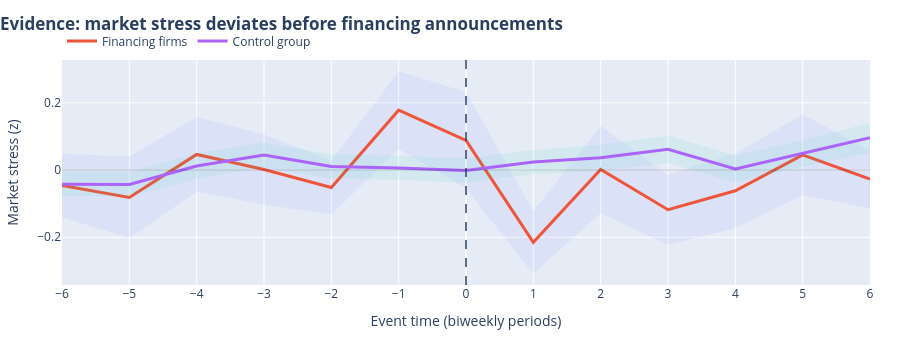

Write notebook code for a chart like this one.
### Code cell
import numpy as np
import pandas as pd
import plotly.graph_objects as go

# --- Aggregate (same data & logic) ---
plot_df = (
    df_event_pd
    .groupby(["event_time", "is_financing_event"])
    .agg(
        mean_stress=("market_stress_index", "mean"),
        std_stress=("market_stress_index", "std"),
        n=("market_stress_index", "count")
    )
    .reset_index()
)
plot_df["se"] = plot_df["std_stress"] / np.sqrt(plot_df["n"])
plot_df = plot_df.sort_values(["is_financing_event", "event_time"])

fin = plot_df[plot_df["is_financing_event"] == 1].sort_values("event_time")
ctrl = plot_df[plot_df["is_financing_event"] == 0].sort_values("event_time")

fig = go.Figure()

def add_line_with_band(df_line, name):
    x = df_line["event_time"]
    y = df_line["mean_stress"]
    se = df_line["se"]

    # band
    fig.add_trace(go.Scatter(
        x=pd.concat([x, x[::-1]]),
        y=pd.concat([y + se, (y - se)[::-1]]),
        fill="toself",
        mode="lines",
        line=dict(width=0),
        opacity=0.15,
        showlegend=False,
        name=f"{name} ± SE"
    ))
    # line
    fig.add_trace(go.Scatter(
        x=x, y=y,
        mode="lines",
        line=dict(width=3),
        name=name
    ))

add_line_with_band(fin, "Financing firms")
add_line_with_band(ctrl, "Control group")

# Reference lines
fig.add_vline(x=0, line_width=1.5, line_dash="dash")
fig.add_hline(y=0, line_width=1, opacity=0.35)

# Layout to match slide panel style
fig.update_layout(
    height=340,
    width=900,
    margin=dict(l=60, r=30, t=60, b=55),
    title=dict(
        text="<b>Evidence: market stress deviates before financing announcements</b>",
        x=0.0, xanchor="left"
    ),
    xaxis=dict(
        title="Event time (biweekly periods)",
        tickmode="array",
        tickvals=sorted(df_event_pd["event_time"].unique())
    ),
    yaxis=dict(title="Market stress (z)"),
    legend=dict(orientation="h", yanchor="bottom", y=1.02, xanchor="left", x=0.0)
)

fig.show()

### Figure 1 — Plotly figure (JSON) as saved in the notebook; plotly's stock layout.template omitted (floating-point values rounded to 4 significant figures)
{"data": [{"fill": "toself", "line": {"width": 0}, "mode": "lines", "name": "Financing firms ± SE", "opacity": 0.15, "showlegend": false, "type": "scatter", "x": [-6, -5, -4, -3, -2, -1, 0, 1, 2, 3, 4, 5, 6, 6, 5, 4, 3, 2, 1, 0, -1, -2, -3, -4, -5, -6], "y": [0.04885, 0.04046, 0.1576, 0.1061, 0.02877, 0.294, 0.232, -0.1219, 0.1314, -0.01304, 0.049, 0.1654, 0.05914, -0.1137, -0.07489, -0.1722, -0.2228, -0.1282, -0.3085, -0.05523, 0.06241, -0.133, -0.1027, -0.06488, -0.2033, -0.1403]}, {"line": {"width": 3}, "mode": "lines", "name": "Financing firms", "type": "scatter", "x": [-6, -5, -4, -3, -2, -1, 0, 1, 2, 3, 4, 5, 6], "y": [-0.04571, -0.0814, 0.04635, 0.001702, -0.05213, 0.1782, 0.08837, -0.2152, 0.001603, -0.1179, -0.06159, 0.04525, -0.02726]}, {"fill": "toself", "line": {"width": 0}, "mode": "lines", "name": "Control group ± SE", "opacity": 0.15, "showlegend": false, "type": "scatter", "x": [-6, -5, -4, -3, -2, -1, 0, 1, 2, 3, 4, 5, 6, 6, 5, 4, 3, 2, 1, 0, -1, -2, -3, -4, -5, -6], "y": [-0.006102, -0.006486, 0.05003, 0.08169, 0.0467, 0.0422, 0.03535, 0.06069, 0.075, 0.103, 0.0437, 0.08901, 0.1407, 0.05147, 0.009655, -0.03692, 0.02105, -0.002117, -0.0124, -0.03774, -0.02934, -0.0257, 0.007375, -0.02554, -0.07895, -0.07812]}, {"line": {"width": 3}, "mode": "lines", "name": "Control group", "type": "scatter", "x": [-6, -5, -4, -3, -2, -1, 0, 1, 2, 3, 4, 5, 6], "y": [-0.04211, -0.04272, 0.01225, 0.04453, 0.0105, 0.006431, -0.001195, 0.02414, 0.03644, 0.06201, 0.003388, 0.04933, 0.09607]}], "layout": {"height": 340, "legend": {"orientation": "h", "x": 0, "xanchor": "left", "y": 1.02, "yanchor": "bottom"}, "margin": {"b": 55, "l": 60, "r": 30, "t": 60}, "shapes": [{"line": {"dash": "dash", "width": 1.5}, "type": "line", "x0": 0, "x1": 0, "xref": "x", "y0": 0, "y1": 1, "yref": "y domain"}, {"line": {"width": 1}, "opacity": 0.35, "type": "line", "x0": 0, "x1": 1, "xref": "x domain", "y0": 0, "y1": 0, "yref": "y"}], "title": {"text": "<b>Evidence: market stress deviates before financing announcements</b>", "x": 0, "xanchor": "left"}, "width": 900, "xaxis": {"tickmode": "array", "tickvals": [-6, -5, -4, -3, -2, -1, 0, 1, 2, 3, 4, 5, 6], "title": {"text": "Event time (biweekly periods)"}}, "yaxis": {"title": {"text": "Market stress (z)"}}}}
